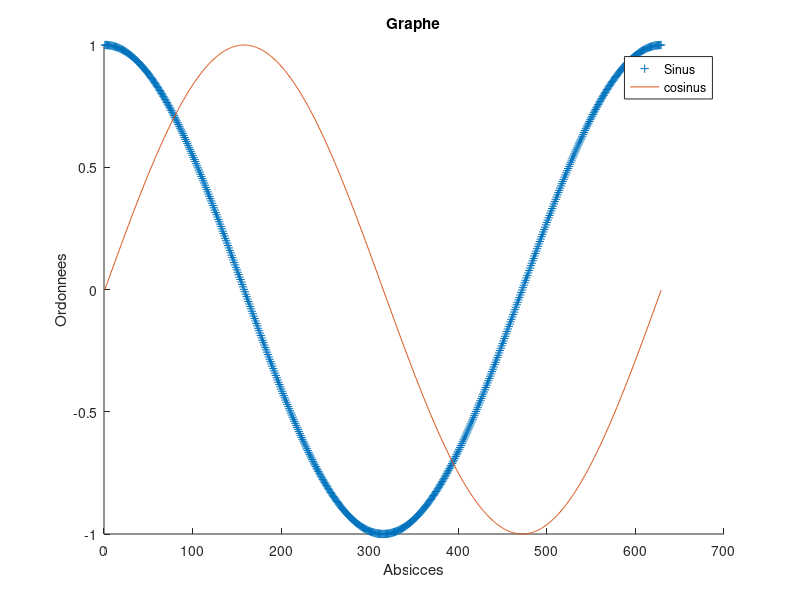

MATLAB code to generate this figure:
X = [0 : 0.01 : 2*pi]
hold on
plot(cos(X),'+')
plot(sin(X))
xlabel('Absicces')
ylabel('Ordonnees')
title('Graphe')
legend('Sinus','cosinus')